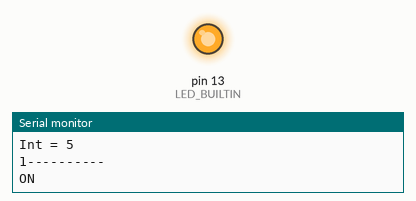
This sketch was run on a simulated Arduino Uno, built with avr-gcc and run on an emulated ATmega328P. Shown: output pins drawn as LEDs (lit = HIGH), the last lines printed to the serial monitor.

Above: at 0.1 s.
At 18.1 s:
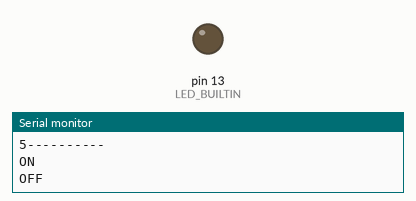
Timing chart, 0 to 19.6 s (numbered marks = the images above):
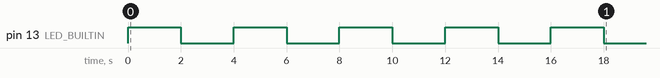

The sketch:

sketch_aug09a.ino
```cpp
const byte a = 0x02;
const byte b = 0x03;

void setup() {
  pinMode(LED_BUILTIN, OUTPUT);
  Serial.begin(9600);
  long x = a + b;
  Serial.print("Hex = ");
  Serial.println(x);
  int y = (int)x;
  Serial.print("Int = ");
  Serial.println(y);

  for(int i = 0; i < y; i++)
  {
    Serial.print(i+1);
    Serial.println("----------");
    digitalWrite(LED_BUILTIN, HIGH);
    Serial.println("ON");
    unsigned long myMills = millis();
    while(millis() - myMills < 2000)
    {}
    digitalWrite(LED_BUILTIN, LOW);
    Serial.println("OFF");
    unsigned long myMills2 = millis();
    while(millis() - myMills2 < 2000)
    {}
  }

}

void loop() {
  // put your main code here, to run repeatedly:

}
```
